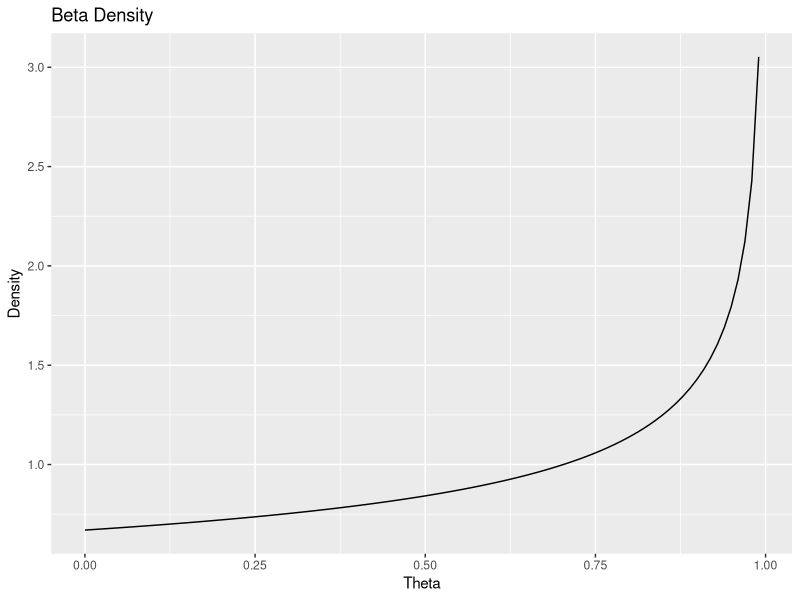
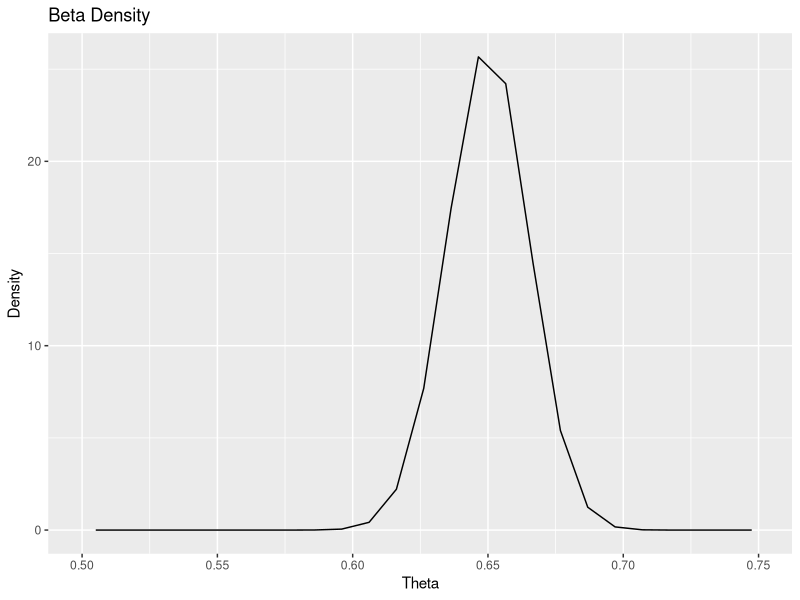
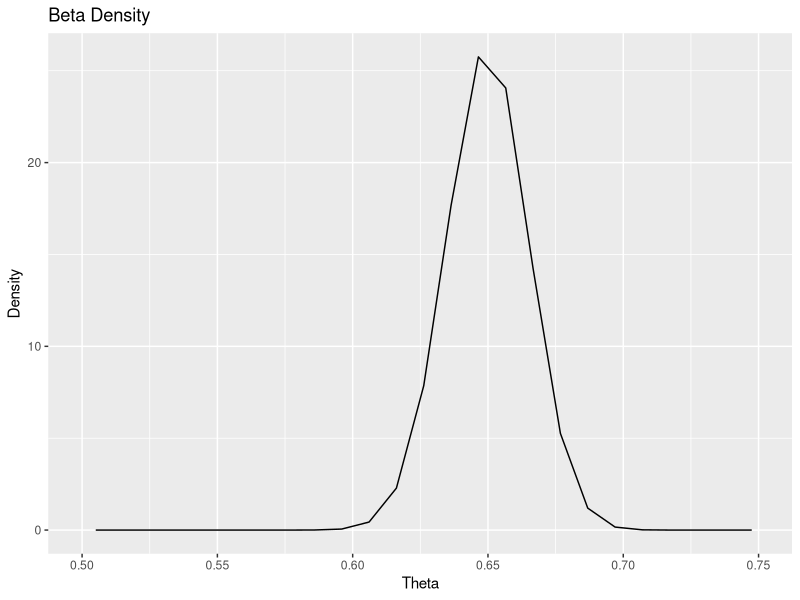
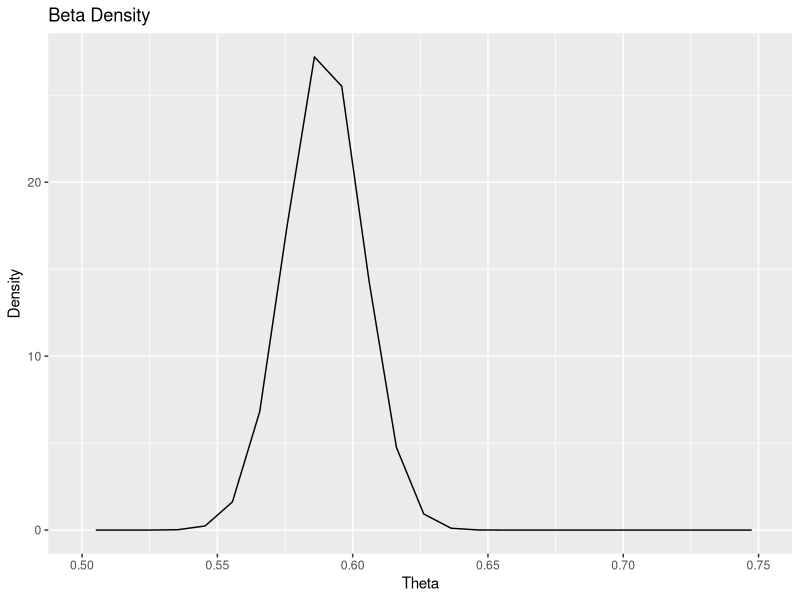
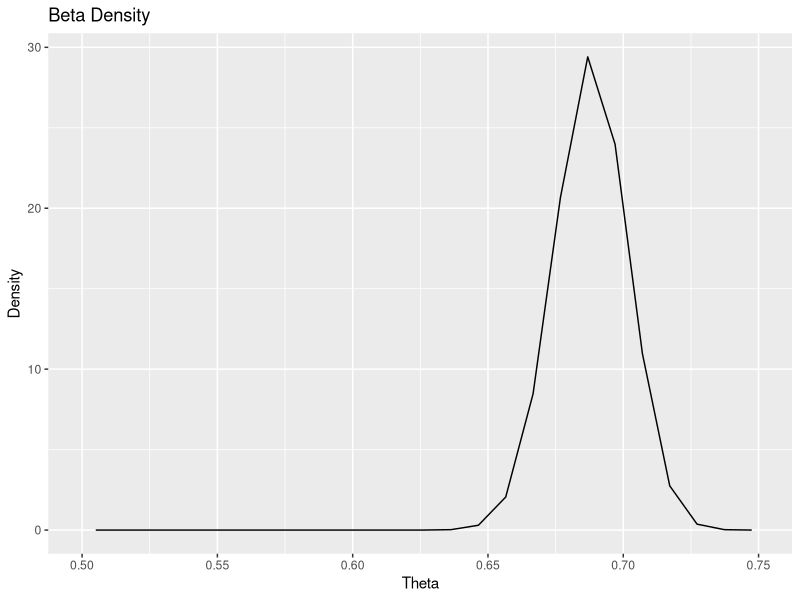

Recreate these plots in R, in order.

## Load in necessary packages

library(ggplot2)

## Set mean and variance

mu <- 0.6
var <- 0.09



##### Part a



## Estimate the beta parameters

est_beta_params <- function(mu, var) {
    
    alpha <- (((1 - mu) / var) - (1 / mu)) * mu^2
    beta <- alpha * ((1 / mu) - 1)
    return(round(c(alpha, beta), 2))
    
}

beta_params <- est_beta_params(mu, var)

## Establish the x-axis values

theta <- seq(0, 1, length.out = 100)

## Set the beta density

beta_density <- dbeta(x = theta,
                      shape1 = beta_params[1],
                      shape2 = beta_params[2])

beta_density <- beta_density[-length(beta_density)]
theta <- theta[-length(theta)]

## Build the density plot

ggplot() +
    geom_line(aes(x = theta, y = beta_density)) +
    labs(x = "Theta", y = "Density", title = "Beta Density")



##### Part b



## Set the sample size

n <- 1000

## Set the number of yes votes

y <- n * 0.65

## Set post alpha and beta

post_alpha <- y + beta_params[1]
post_beta <- (n - y) + beta_params[2]

## Posterior mean and variance

post_mean <- round(post_alpha / (post_alpha + post_beta), 4)
post_var <- round(sqrt((post_alpha * post_beta) / ((post_alpha + post_beta)^2 * (post_alpha + post_beta + 1))), 4)

## Calculate the posterior density

post_density <- dbeta(x = theta,
                      shape1 = post_alpha,
                      shape2 = post_beta)

## Build the density plot

ggplot() +
    geom_line(aes(x = theta, y = post_density)) +
    labs(x = "Theta", y = "Density", title = "Beta Density") +
    xlim(c(0.5, 0.75))



##### Part c



## First sensitivity check



## Set mean and variance

mu <- 0.5
var <- (1/12)

## Set post alpha and beta

post_alpha <- y + 1
post_beta <- (n - y) + 1

## Establish the x-axis values

theta <- seq(0, 1, length.out = 100)

## Set the beta density

beta_density <- dbeta(x = theta,
                      shape1 = post_alpha,
                      shape2 = post_beta)

beta_density <- beta_density[-length(beta_density)]
theta <- theta[-length(theta)]

## Build the density plot

ggplot() +
    geom_line(aes(x = theta, y = beta_density)) +
    labs(x = "Theta", y = "Density", title = "Beta Density") +
    xlim(c(0.5, 0.75))



## Second sensitivity check



## Set mean and variance

mu <- 0.3
var <- 0.001

## Estimate the beta parameters

beta_params <- est_beta_params(mu, var)

## Set post alpha and beta

post_alpha <- y + beta_params[1]
post_beta <- (n - y) + beta_params[2]

## Establish the x-axis values

theta <- seq(0, 1, length.out = 100)

## Set the beta density

beta_density <- dbeta(x = theta,
                      shape1 = post_alpha,
                      shape2 = post_beta)

beta_density <- beta_density[-length(beta_density)]
theta <- theta[-length(theta)]

## Build the density plot

ggplot() +
    geom_line(aes(x = theta, y = beta_density)) +
    labs(x = "Theta", y = "Density", title = "Beta Density") +
    xlim(c(0.5, 0.75))



## Third sensitivity check



## Set mean and variance

mu <- 0.9
var <- 0.0005

## Estimate the beta parameters

beta_params <- est_beta_params(mu, var)

## Set post alpha and beta

post_alpha <- y + beta_params[1]
post_beta <- (n - y) + beta_params[2]

## Establish the x-axis values

theta <- seq(0, 1, length.out = 100)

## Set the beta density

beta_density <- dbeta(x = theta,
                      shape1 = post_alpha,
                      shape2 = post_beta)

beta_density <- beta_density[-length(beta_density)]
theta <- theta[-length(theta)]

## Build the density plot

ggplot() +
    geom_line(aes(x = theta, y = beta_density)) +
    labs(x = "Theta", y = "Density", title = "Beta Density") +
    xlim(c(0.5, 0.75))

